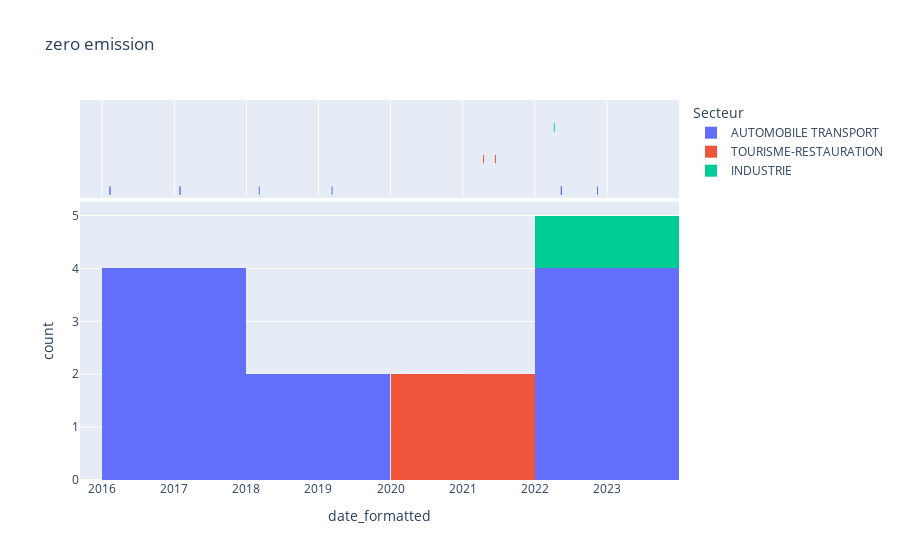

Here is the notebook cell this chart was saved with:
### Code cell
kw = "zero emission"
plot_by_kw(kw)

### Figure 1 — Plotly figure (JSON) as saved in the notebook; plotly's stock layout.template omitted (floating-point values rounded to 4 significant figures)
{"data": [{"alignmentgroup": "True", "bingroup": "x", "hovertemplate": "Secteur=AUTOMOBILE TRANSPORT<br>date_formatted=%{x}<br>count=%{y}<extra></extra>", "legendgroup": "AUTOMOBILE TRANSPORT", "marker": {"color": "#636efa", "pattern": {"shape": ""}}, "name": "AUTOMOBILE TRANSPORT", "offsetgroup": "AUTOMOBILE TRANSPORT", "orientation": "v", "showlegend": true, "type": "histogram", "x": ["2016-02-10T00:00:00", "2016-02-10T00:00:00", "2017-01-30T00:00:00", "2017-01-30T00:00:00", "2018-03-07T00:00:00", "2019-03-11T00:00:00", "2022-05-15T00:00:00", "2022-05-15T00:00:00", "2022-05-15T00:00:00", "2022-11-14T00:00:00"], "xaxis": "x", "yaxis": "y"}, {"alignmentgroup": "True", "boxpoints": "all", "fillcolor": "rgba(255,255,255,0)", "hoveron": "points", "hovertemplate": "Secteur=AUTOMOBILE TRANSPORT<br>date_formatted=%{x}<extra></extra>", "jitter": 0, "legendgroup": "AUTOMOBILE TRANSPORT", "line": {"color": "rgba(255,255,255,0)"}, "marker": {"color": "#636efa", "symbol": "line-ns-open"}, "name": "AUTOMOBILE TRANSPORT", "offsetgroup": "AUTOMOBILE TRANSPORT", "showlegend": false, "type": "box", "x": ["2016-02-10T00:00:00", "2016-02-10T00:00:00", "2017-01-30T00:00:00", "2017-01-30T00:00:00", "2018-03-07T00:00:00", "2019-03-11T00:00:00", "2022-05-15T00:00:00", "2022-05-15T00:00:00", "2022-05-15T00:00:00", "2022-11-14T00:00:00"], "xaxis": "x2", "yaxis": "y2"}, {"alignmentgroup": "True", "bingroup": "x", "hovertemplate": "Secteur=TOURISME-RESTAURATION<br>date_formatted=%{x}<br>count=%{y}<extra></extra>", "legendgroup": "TOURISME-RESTAURATION", "marker": {"color": "#EF553B", "pattern": {"shape": ""}}, "name": "TOURISME-RESTAURATION", "offsetgroup": "TOURISME-RESTAURATION", "orientation": "v", "showlegend": true, "type": "histogram", "x": ["2021-04-16T00:00:00", "2021-06-15T00:00:00"], "xaxis": "x", "yaxis": "y"}, {"alignmentgroup": "True", "boxpoints": "all", "fillcolor": "rgba(255,255,255,0)", "hoveron": "points", "hovertemplate": "Secteur=TOURISME-RESTAURATION<br>date_formatted=%{x}<extra></extra>", "jitter": 0, "legendgroup": "TOURISME-RESTAURATION", "line": {"color": "rgba(255,255,255,0)"}, "marker": {"color": "#EF553B", "symbol": "line-ns-open"}, "name": "TOURISME-RESTAURATION", "offsetgroup": "TOURISME-RESTAURATION", "showlegend": false, "type": "box", "x": ["2021-04-16T00:00:00", "2021-06-15T00:00:00"], "xaxis": "x2", "yaxis": "y2"}, {"alignmentgroup": "True", "bingroup": "x", "hovertemplate": "Secteur=INDUSTRIE<br>date_formatted=%{x}<br>count=%{y}<extra></extra>", "legendgroup": "INDUSTRIE", "marker": {"color": "#00cc96", "pattern": {"shape": ""}}, "name": "INDUSTRIE", "offsetgroup": "INDUSTRIE", "orientation": "v", "showlegend": true, "type": "histogram", "x": ["2022-04-09T00:00:00"], "xaxis": "x", "yaxis": "y"}, {"alignmentgroup": "True", "boxpoints": "all", "fillcolor": "rgba(255,255,255,0)", "hoveron": "points", "hovertemplate": "Secteur=INDUSTRIE<br>date_formatted=%{x}<extra></extra>", "jitter": 0, "legendgroup": "INDUSTRIE", "line": {"color": "rgba(255,255,255,0)"}, "marker": {"color": "#00cc96", "symbol": "line-ns-open"}, "name": "INDUSTRIE", "offsetgroup": "INDUSTRIE", "showlegend": false, "type": "box", "x": ["2022-04-09T00:00:00"], "xaxis": "x2", "yaxis": "y2"}], "layout": {"barmode": "relative", "legend": {"title": {"text": "Secteur"}, "tracegroupgap": 0}, "title": {"text": "zero emission"}, "xaxis": {"anchor": "y", "domain": [0, 1], "title": {"text": "date_formatted"}}, "xaxis2": {"anchor": "y2", "domain": [0, 1], "matches": "x", "showgrid": true, "showticklabels": false}, "yaxis": {"anchor": "x", "domain": [0, 0.7326], "title": {"text": "count"}}, "yaxis2": {"anchor": "x2", "domain": [0.7426, 1], "matches": "y2", "showgrid": false, "showline": false, "showticklabels": false, "ticks": ""}}}
